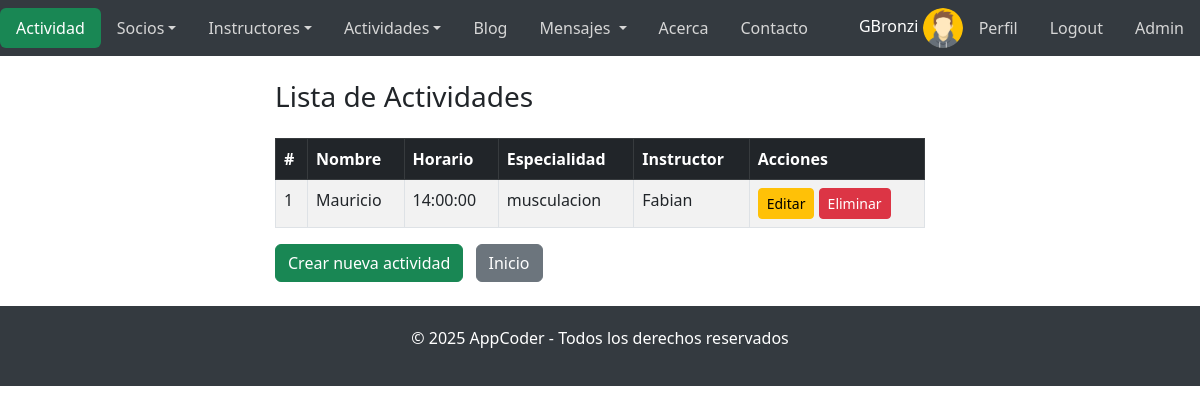
/actividades/ (signed in), run on the app's committed database.
### AppAccounts/models.py (models this page shows, shortened)
class Profile(models.Model):
    user = models.OneToOneField(User, on_delete=models.CASCADE)
    avatar = models.ImageField(upload_to='avatars/', null=True, blank=True, default='avatars/avataruser.png')
    bio = RichTextField(blank=True, null=True)
    birthday = models.DateField(blank=True, null=True)
    address = models.CharField(max_length=255, blank=True, null=True)
    phone = models.CharField(max_length=20, blank=True, null=True)

### AppCoder/models.py (models this page shows, shortened)
class Actividad(models.Model):
    DURACIONES = [
        ('00:30:00', '30 minutos'),
        ('01:00:00', '1 hora'),
        ('01:30:00', '1 hora y 30 minutos'),
        ('02:00:00', '2 horas'),
    ]
    HORARIOS = [
        ('06:00:00', '06:00 AM'),
        ('07:00:00', '07:00 AM'),
        ('08:00:00', '08:00 AM'),
        ('09:00:00', '09:00 AM'),
        ('10:00:00', '10:00 AM'),
        ('11:00:00', '11:00 AM'),
        ('12:00:00', '12:00 PM'),
        ('13:00:00', '01:00 PM'),
        ('14:00:00', '02:00 PM'),
        ('15:00:00', '03:00 PM'),
        ('16:00:00', '04:00 PM'),
        ('17:00:00', '05:00 PM'),
        ('18:00:00', '06:00 PM'),
        ('19:00:00', '07:00 PM'),
        ('20:00:00', '08:00 PM'),
    ]
    nombre = models.CharField(max_length=50)
    descripcion = models.TextField(blank=True, null=True)  # Descripción opcional de la actividad
    duracion = models.CharField(max_length=8, choices=DURACIONES, default='01:00:00')  # Duración de la actividad
    especialidad = models.CharField(max_length=50, choices=Instructor.especialidades)  # Especialidad requerida para la actividad
    horario = models.CharField(max_length=8, choices=HORARIOS, default='06:00:00')  # Horario en el que se dicta la actividad
    instructor = models.ForeignKey(Instructor, on_delete=models.SET_NULL, null=True, related_name='actividades')  # Relación con el instructor encargado

class Instructor(models.Model):
    especialidades = [
        ('musculacion', 'Musculación'),
        ('spinning', 'Spinning'),
        ('yoga', 'Yoga'),
        ('bailoterapia', 'Bailoterapia'),
        ('natacion', 'Natación'),
        ('crossfit', 'Crossfit'),
        ('entrenamiento funcional', 'Entrenamiento funcional'),
    ]
    nombre = models.CharField(max_length=100)  # Nombre del instructor
    apellido = models.CharField(max_length=100)  # Apellido del instructor
    email = models.EmailField()  # Correo electrónico único del instructor
    especialidad = models.CharField(max_length=50, choices=especialidades)  # Especialidad del instructor

### AppCoder/views.py (the view)
# urls.py: path('actividades/', views.lista_actividades, name='lista_actividades'),
def lista_actividades(request):
    actividades = Actividad.objects.all()
    return render(request, 'AppCoder/lista_actividades.html', {'actividades': actividades})

### AppCoder/templates/AppCoder/lista_actividades.html (shortened to what this page needs)
{% extends "base.html" %}
{% load static %}
{% block cuerpo %}
<div class="container my-4">
    <h3 class="mb-4">Lista de Actividades</h3>
    <table class="table table-striped table-bordered">
        <thead class="table-dark">
            <tr>
                <th>#</th>
                <th>Nombre</th>
                <th>Horario</th>
                <th>Especialidad</th>
                <th>Instructor</th>
                <th>Acciones</th>
            </tr>
        </thead>
        <tbody>
            {% for actividad in actividades %}
            <tr>
                <td>{{ forloop.counter }}</td>
                <td>{{ actividad.nombre }}</td>
                <td>{{ actividad.horario }}</td>
                <td>{{ actividad.especialidad }}</td>
                <td>
                    {% if actividad.instructor %}
                        {{ actividad.instructor.nombre }}
                    {% else %}
                        Sin instructor
                    {% endif %}
                </td>
                <td>
                    <a href="{% url 'editar_actividad' actividad.id %}" class="btn btn-warning btn-sm">Editar</a>
                    <a href="{% url 'eliminar_actividad' actividad.id %}" class="btn btn-danger btn-sm">Eliminar</a>
                </td>
            </tr>
            {% empty %}
            <tr>
                <td colspan="6" class="text-center">No hay actividades registradas.</td>
            </tr>
            {% endfor %}
        </tbody>
    </table>
    <a href="{% url 'cargar_actividad' %}" class="btn btn-success me-2">Crear nueva actividad</a>
    <a href="{% url 'index' %}" class="btn btn-secondary">Inicio</a>
</div>
{% endblock %}

### templates/base.html (shortened to what this page needs)
<!DOCTYPE html>
<html lang="es">
<head>
    <link href="https://cdn.jsdelivr.net/npm/bootstrap@5.3.0-alpha3/dist/css/bootstrap.min.css" rel="stylesheet">
    {% load static %}
    <link rel="stylesheet" href="{% static 'css/styles.css' %}">
</head>
<body>
    <nav class="navbar navbar-expand-lg navbar-dark" style="background-color: #343a40;">
        <div id="navbarNav">
            <ul class="nav nav-pills">
                <li class="nav-item">
                    <a class="nav-link active bg-success {% if request.resolver_match.url_name == 'index' %}{% endif %}" aria-current="page" href="{% url 'index' %}">
                        {% if request.resolver_match.url_name in 'index,acerca,contacto' %}
                        AppCoder
                        {% elif request.resolver_match.url_name in 'lista_socios,cargar_socio' %}
                        Socios
                        {% elif request.resolver_match.url_name in 'lista_instructores,cargar_instructor' %}
                        Instructores
                        {% elif request.resolver_match.url_name in 'cargar_actividad,lista_actividades' %}
                        Actividad
                        {% elif request.resolver_match.url_name in 'list,create,detail,update,delete' %}
                        Blog
                        {% elif request.resolver_match.url_name in 'inbox,message_detail,send_message' %}
                        Mensajes
                        {% elif request.resolver_match.url_name in 'login,edit_profile,change_password,profile,signup,register' %}
                        Usuario
                        {% else %}
                        App{{ request.resolver_match.url_name|capfirst }}
                        {% endif %}
                    </a>
                </li>
                <li class="nav-item dropdown">
                    <a class="nav-link dropdown-toggle" data-bs-toggle="dropdown" href="#" role="button" aria-expanded="false" style="color: #d6d6d6;">Socios</a>
                </li>
                <li class="nav-item dropdown">
                    <a class="nav-link dropdown-toggle" data-bs-toggle="dropdown" href="#" role="button" aria-expanded="false" style="color: #d6d6d6;">Instructores</a>
                </li>
                <li class="nav-item dropdown">
                    <a class="nav-link dropdown-toggle" data-bs-toggle="dropdown" href="#" role="button" aria-expanded="false" style="color: #d6d6d6;">Actividades</a>
                </li>
                <li class="nav-item">
                    <a class="nav-link" href="{% url 'AppBlog:list' %}" style="color: #d6d6d6;">Blog</a>
                </li>
                <li class="nav-item dropdown">
                    <a class="nav-link dropdown-toggle" data-bs-toggle="dropdown" href="#" role="button" aria-expanded="false" style="color: #d6d6d6;">
                    Mensajes {% if unread_count > 0 %}<span class="badge">{{ unread_count }}</span>{% endif %}
                    </a>
                </li>
                <li class="nav-item">
                    <a class="nav-link" href="{% url 'acerca' %}" style="color: #d6d6d6;">Acerca</a>
                </li>
                <li class="nav-item">
                    <a class="nav-link" href="{% url 'contacto' %}" style="color: #d6d6d6;">Contacto</a>
                </li>
            </ul>
        </div>
        <div class="ms-auto">
            <ul class="nav nav-pills">
                <li class="nav-item">
                    {% if user.is_authenticated %}
                    <span class="text-white">{{ user.username }}</span>
                    <img class="img-login" src="{{ user.profile.avatar.url|default:'/media/avatars/avataruser.png' }}" alt="Avatar">
                    <li><a class="nav-link" href="{% url 'AppAccounts:profile' %}" style="color: #d6d6d6;">Perfil</a></li>
                    <li><a class="nav-link" href="{% url 'AppAccounts:logout' %}" style="color: #d6d6d6;">Logout</a></li>
                    {% if user.is_staff %}
                    <li><a class="nav-link" href='/superadmin/' style="color: #d6d6d6;">Admin</a></li>
                    {% endif %}
                {% else %}
                    <li><a class="nav-link" href="{% url 'AppAccounts:login' %}" style="color: #d6d6d6;">Login</a></li>
                    <li><a class="nav-link" href="{% url 'AppAccounts:register' %}" style="color: #d6d6d6;">Signup</a></li>
                {% endif %}
                </li>
            </ul>
        </div>
    </nav>
    {% block cuerpo %}{% endblock %}
    <footer class="footer">
        <p>&copy; 2025 AppCoder - Todos los derechos reservados</p>
    </footer>
</body>
</html>

### static/css/styles.css (style rules this page uses)
:root, [data-bs-theme=light] { --bs-blue: #0d6efd; --bs-indigo: #6610f2; --bs-purple: #6f42c1; --bs-pink: #d63384; --bs-red: #dc3545; --bs-orange: #fd7e14; --bs-yellow: #ffc107; --bs-green: #198754; --bs-teal: #20c997; --bs-cyan: #0dcaf0; --bs-black: #000; --bs-white: #fff; --bs-gray: #6c757d; --bs-gray-dark: #343a40; --bs-gray-100: #f8f9fa; --bs-gray-200: #e9ecef; --bs-gray-300: #dee2e6; --bs-gray-400: #ced4da; --bs-gray-500: #adb5bd; --bs-gray-600: #6c757d; --bs-gray-700: #495057; --bs-gray-800: #343a40; --bs-gray-900: #212529; --bs-primary: #0d6efd; --bs-secondary: #6c757d; --bs-success: #198754; --bs-info: #0dcaf0; --bs-warning: #ffc107; --bs-danger: #dc3545; --bs-light: #f8f9fa; --bs-dark: #212529; --bs-primary-rgb: 13, 110, 253; --bs-secondary-rgb: 108, 117, 125; --bs-success-rgb: 25, 135, 84; --bs-info-rgb: 13, 202, 240; --bs-warning-rgb: 255, 193, 7; --bs-danger-rgb: 220, 53, 69; --bs-light-rgb: 248, 249, 250; --bs-dark-rgb: 33, 37, 41; --bs-primary-text-emphasis: #052c65; --bs-secondary-text-emphasis: #2b2f32; --bs-success-text-emphasis: #0a3622; --bs-info-text-emphasis: #055160; --bs-warning-text-emphasis: #664d03; --bs-danger-text-emphasis: #58151c; --bs-light-text-emphasis: #495057; --bs-dark-text-emphasis: #495057; --bs-primary-bg-subtle: #cfe2ff; --bs-secondary-bg-subtle: #e2e3e5; --bs-success-bg-subtle: #d1e7dd; --bs-info-bg-subtle: #cff4fc; --bs-warning-bg-subtle: #fff3cd; --bs-danger-bg-subtle: #f8d7da; --bs-light-bg-subtle: #fcfcfd; --bs-dark-bg-subtle: #ced4da; --bs-primary-border-subtle: #9ec5fe; --bs-secondary-border-subtle: #c4c8cb; --bs-success-border-subtle: #a3cfbb; --bs-info-border-subtle: #9eeaf9; --bs-warning-border-subtle: #ffe69c; --bs-danger-border-subtle: #f1aeb5; --bs-light-border-subtle: #e9ecef; --bs-dark-border-subtle: #adb5bd; --bs-white-rgb: 255, 255, 255; --bs-black-rgb: 0, 0, 0; --bs-font-sans-serif: system-ui, -apple-system, "Segoe UI", Roboto, "Helvetica Neue", "Noto Sans", "Liberation Sans", Arial, sans-serif, "Apple Color Emoji", "Segoe UI Emoji", "Segoe UI Symbol", "Noto Color Emoji"; --bs-font-monospace: SFMono-Regular, Menlo, Monaco, Consolas, "Liberation Mono", "Courier New", monospace; --bs-gradient: linear-gradient(180deg, rgba(255, 255, 255, 0.15), rgba(255, 255, 255, 0)); --bs-body-font-family: var(--bs-font-sans-serif); --bs-body-font-size: 1rem; --bs-body-font-weight: 400; --bs-body-line-height: 1.5; --bs-body-color: #212529; --bs-body-color-rgb: 33, 37, 41; --bs-body-bg: #fff; --bs-body-bg-rgb: 255, 255, 255; --bs-emphasis-color: #000; --bs-emphasis-color-rgb: 0, 0, 0; --bs-secondary-color: rgba(33, 37, 41, 0.75); --bs-secondary-color-rgb: 33, 37, 41; --bs-secondary-bg: #e9ecef; --bs-secondary-bg-rgb: 233, 236, 239; --bs-tertiary-color: rgba(33, 37, 41, 0.5); --bs-tertiary-color-rgb: 33, 37, 41; --bs-tertiary-bg: #f8f9fa; --bs-tertiary-bg-rgb: 248, 249, 250; --bs-heading-color: inherit; --bs-link-color: #0d6efd; --bs-link-color-rgb: 13, 110, 253; --bs-link-decoration: underline; --bs-link-hover-color: #0a58ca; --bs-link-hover-color-rgb: 10, 88, 202; --bs-code-color: #d63384; --bs-highlight-color: #212529; --bs-highlight-bg: #fff3cd; --bs-border-width: 1px; --bs-border-style: solid; --bs-border-color: #dee2e6; --bs-border-color-translucent: rgba(0, 0, 0, 0.175); --bs-border-radius: 0.375rem; --bs-border-radius-sm: 0.25rem; --bs-border-radius-lg: 0.5rem; --bs-border-radius-xl: 1rem; --bs-border-radius-xxl: 2rem; --bs-border-radius-2xl: var(--bs-border-radius-xxl); --bs-border-radius-pill: 50rem; --bs-box-shadow: 0 0.5rem 1rem rgba(0, 0, 0, 0.15); --bs-box-shadow-sm: 0 0.125rem 0.25rem rgba(0, 0, 0, 0.075); --bs-box-shadow-lg: 0 1rem 3rem rgba(0, 0, 0, 0.175); --bs-box-shadow-inset: inset 0 1px 2px rgba(0, 0, 0, 0.075); --bs-focus-ring-width: 0.25rem; --bs-focus-ring-opacity: 0.25; --bs-focus-ring-color: rgba(13, 110, 253, 0.25); --bs-form-valid-color: #198754; --bs-form-valid-border-color: #198754; --bs-form-invalid-color: #dc3545; --bs-form-invalid-border-color: #dc3545; }
.footer { background-color: #343a40; color: white; padding: 20px; text-align: center; }
.container { max-width: 650px; }
.container, .container-fluid, .container-lg, .container-md, .container-sm, .container-xl, .container-xxl { --bs-gutter-x: 1.5rem; --bs-gutter-y: 0; width: 100%; padding-right: calc(var(--bs-gutter-x)* .0); padding-left: calc(var(--bs-gutter-x)* .0); }
.img-login { width: 40px; height: 40px; border-radius: 50%; object-fit: cover; border: none; }

### data on the page
Actividad: nombre "Mauricio", horario "14:00:00", especialidad "musculacion", instructor.nombre "Fabian"

### other printed values
{{ user.username }} "GBronzi"
